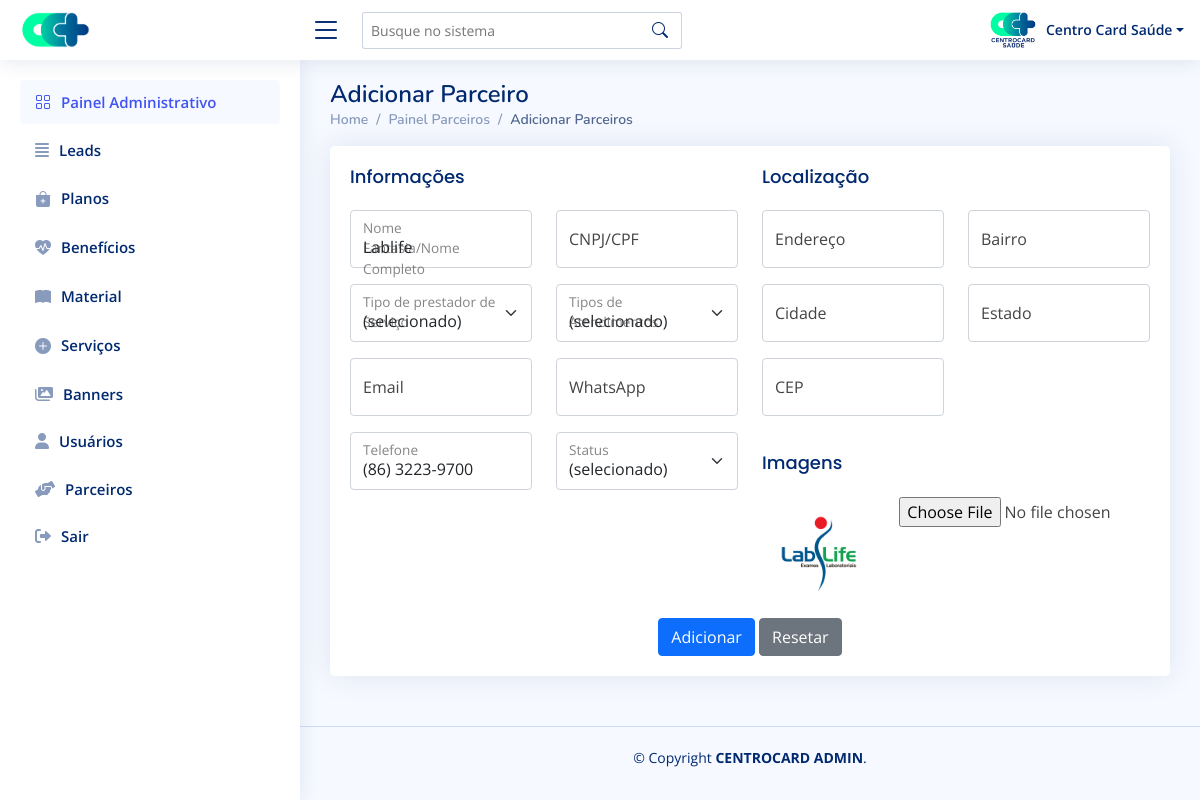
/admin/editar-parceiro.php?edit_id=2 (signed in), run on the app's committed database.
### tables this page shows
CREATE TABLE `partners` (
  `id` int(11) NOT NULL AUTO_INCREMENT,
  `name` varchar(100) DEFAULT NULL,
  `address` varchar(400) DEFAULT NULL,
  `city` varchar(200) DEFAULT NULL,
  `district` varchar(100) DEFAULT NULL,
  `state` varchar(200) DEFAULT NULL,
  `tel` varchar(100) DEFAULT NULL,
  `whats` varchar(100) DEFAULT NULL,
  `email` varchar(200) DEFAULT NULL,
  `id_national` varchar(100) DEFAULT NULL,
  `site` varchar(200) DEFAULT NULL,
  `type_service` varchar(10) DEFAULT NULL,
  `type_attendance` varchar(10) DEFAULT NULL,
  `zip` varchar(100) DEFAULT NULL,
  `how` varchar(500) DEFAULT NULL,
  `status` varchar(10) DEFAULT NULL,
  `img` varchar(200) DEFAULT NULL,
  PRIMARY KEY (`id`)
);

### admin/editar-parceiro.php (the view, shortened to what this page needs)
<?php
require_once 'dbconfig.php';
if (isset($_GET['edit_id']) && !empty($_GET['edit_id'])) {
  $id = $_GET['edit_id'];
  $stmt_edit = $DB_con->prepare('SELECT * FROM partners WHERE id =:uid');
  $stmt_edit->execute(array(':uid' => $id));
  $edit_row = $stmt_edit->fetch(PDO::FETCH_ASSOC);
  extract($edit_row);
} else {
  header("Location: painel-parceiros.php");
}
?>
<!DOCTYPE html>
<html lang="pt-br">
<head>
  <link rel="stylesheet" href="https://cdnjs.cloudflare.com/ajax/libs/font-awesome/6.0.0-beta3/css/all.min.css" />
  <link href="assets/vendor/bootstrap/css/bootstrap.min.css" rel="stylesheet">
  <link rel="stylesheet" href="https://cdn.jsdelivr.net/npm/bootstrap-icons@1.8.1/font/bootstrap-icons.css">
  <link href="assets/vendor/boxicons/css/boxicons.min.css" rel="stylesheet">
  <link href="assets/vendor/quill/quill.snow.css" rel="stylesheet">
  <link href="assets/vendor/quill/quill.bubble.css" rel="stylesheet">
  <link href="assets/vendor/remixicon/remixicon.css" rel="stylesheet">
  <link href="assets/vendor/simple-datatables/style.css" rel="stylesheet">
  <link href="assets/css/style.css" rel="stylesheet">
  <link rel="stylesheet" href="https://cdnjs.cloudflare.com/ajax/libs/bootstrap-fileinput/5.2.2/css/fileinput.min.css" />
</head>
<body>
  <?php include "components/header.php" ?>
  <?php include "components/sidebar.php" ?>
  <main id="main" class="main">
    <div class="pagetitle">
      <h1>Adicionar Parceiro</h1>
      <nav>
        <ol class="breadcrumb">
          <li class="breadcrumb-item"><a href="painel-controle.php">Home</a></li>
          <li class="breadcrumb-item"><a href="painel-parceiros.php">Painel Parceiros</a></li>
          <li class="breadcrumb-item active">Adicionar Parceiros</li>
        </ol>
      </nav>
    </div>
    <section class="section">
      <div class="row">
        <div class="col-lg-12 justify-content-center">
          <div class="card">
            <div class="card-body">
              <form method="POST" enctype="multipart/form-data" class="row">
                <div class="col-md-6">
                  <h5 class="card-title">Informações</h5>
                  <div class="row">
                    <div class="col-md-6 pb-3">
                      <div class="form-floating">
                        <input type="text" value="<?php echo $name; ?>" name="name" placeholder="Nome Fantasia/Nome Completo" class="form-control" id="inputName">
                        <label for="">Nome Fantasia/Nome Completo</label>
                      </div>
                    </div>
                    <div class="col-md-6 pb-3">
                      <div class="form-floating">
                        <input type="text" value="<?php echo $id_national; ?>" name="id_national" placeholder="CPNJ ou CNPJ do prestador" class="form-control" id="inputCnpjCPF">
                        <label for="">CNPJ/CPF</label>
                      </div>
                    </div>
                    <div class="col-md-6 pb-3">
                      <div class="form-floating">
                        <select name="type_service" class="form-select" id="floatingSelect" aria-label="Tipo">
                          <option value="<?php echo $type_service; ?>">
                            (selecionado)
                          </option>
                        </select>
                        <label for="floatingSelect">Tipo de prestador de Serviço</label>
                      </div>
                    </div>
                    <div class="col-md-6 pb-3">
                      <div class="form-floating">
                        <select name="type_attendance" class="form-select" id="floatingSelect" aria-label="Tipo">
                          <option value="<?php echo $type_attendance; ?>">
                            (selecionado)
                          </option>
                        </select>
                        <label for="floatingSelect">Tipos de Atendimentos</label>
                      </div>
                    </div>
                    <div class="col-md-6 pb-3">
                      <div class="form-floating">
                        <input type="text" class="form-control" value="<?php echo $email; ?>" name="email" placeholder="Email">
                        <label for="">Email</label>
                      </div>
                    </div>
                    <div class="col-md-6 pb-3">
                      <div class="form-floating">
                        <input type="text" class="form-control" value="<?php echo $whats; ?>" name="whats" placeholder="Número do WhatsApp">
                        <label for="">WhatsApp</label>
                      </div>
                    </div>
                    <div class="col-md-6 pb-3">
                      <div class="form-floating">
                        <input type="text" class="form-control" value="<?php echo $tel; ?>" name="tel" placeholder="Número de telefone">
                        <label for="">Telefone</label>
                      </div>
                    </div>
                    <div class="col-md-6">
                      <div class="form-floating mb-3">
                        <select name="status" class="form-select" id="floatingSelect" aria-label="Status">
                          <option value="<?php echo $status; ?>">
                            <?php
                            if ($status == 2) {
                              echo "Desativado";
                            } ?> (selecionado)
                          </option>
                        </select>
                        <label for="floatingSelect">Status</label>
                      </div>
                    </div>
                  </div>
                </div>
                <div class="col-md-6">
                  <h5 class="card-title">Localização</h5>
                  <div class="row">
                    <div class="col-md-6 pb-3">
                      <div class="form-floating">
                        <input type="text" class="form-control" value="<?php echo $address; ?>" name="address" placeholder="Endereço">
                        <label for="">Endereço</label>
                      </div>
                    </div>
                    <div class="col-md-6 pb-3">
                      <div class="form-floating">
                        <input type="text" class="form-control" value="<?php echo $district; ?>" name="district" placeholder="Email">
                        <label for="">Bairro</label>
                      </div>
                    </div>
                    <div class="col-md-6 pb-3">
                      <div class="form-floating">
                        <input type="text" class="form-control" value="<?php echo $city; ?>" name="city" placeholder="Cidade">
                        <label for="">Cidade</label>
                      </div>
                    </div>
                    <div class="col-md-6 pb-3">
                      <div class="form-floating">
                        <input type="text" class="form-control" value="<?php echo $state; ?>" name="state" placeholder="Estado">
                        <label for="">Estado</label>
                      </div>
                    </div>
                    <div class="col-md-6 pb-3">
                      <div class="form-floating">
                        <input type="text" class="form-control" value="<?php echo $zip; ?>" name="zip" placeholder="CEP">
                        <label for="">CEP</label>
                      </div>
                    </div>
                  </div>
                  <h5 class="card-title">Imagens</h5>
                  <div class="row">
                    <div class="col-md-4">
                      <img src="./uploads/parceiros/<?php echo $img; ?>" onerror="this.src='./assets/img/semperfil.png'" class="img-fluid rounded">
                    </div>
                    <div class="col-md-8">
                      <div class="file-loading">
                        <input id="curriculo" class="file" data-theme="fas" type="file" name="user_image" accept="image/*">
                      </div>
                    </div>
                  </div>
                </div>
                <div class="text-center pt-2">
                  <button type="submit" name="btnsave" class="btn btn-primary">Adicionar</button>
                  <button type="reset" class="btn btn-secondary">Resetar</button>
                </div>
              </form>
            </div>
          </div>
        </div>
    </section>
  </main>
  <?php include "components/footer.php"; ?>
</body>
</html>

### admin/assets/css/style.css (style rules this page uses)
:root { scroll-behavior: smooth; }
body { font-family: "Open Sans", sans-serif; background : #f6f9ff; color : #444444; }
a { color : #4154f1; text-decoration: none; }
h1, h2, h3, h4, h5, h6 { font-family: "Nunito", sans-serif; }
#main { margin-top: 60px; padding : 20px 30px; transition: all 0.3s; }
.pagetitle { margin-bottom: 10px; }
.pagetitle h1 { font-size : 24px; margin-bottom: 0; font-weight : 600; color : #012970; }
.card { margin-bottom: 30px; border : none; border-radius: 5px; box-shadow : 0px 0 30px rgba(1, 41, 112, 0.1); overflow : hidden; }
.card-title { padding : 20px 0 15px 0; font-size : 18px; font-weight: 500; color : #012970; font-family: "Poppins", sans-serif; }
.card-body { padding: 0 20px 20px 20px; }
.breadcrumb { font-size : 14px; font-family: "Nunito", sans-serif; color : #899bbd; font-weight: 600; }
.breadcrumb a { color : #899bbd; transition: 0.3s; }
.breadcrumb .breadcrumb-item::before { color: #899bbd; }
.breadcrumb .active { color : #51678f; font-weight: 600; }
@media (min-width: 1200px) { #main, #footer { margin-left: 300px; } }

### data on the page
partners: name "Lablife", tel "(86) 3223-9700", img (picture)

### other printed values
$_SESSION['name'] "Centro Card Saúde"
